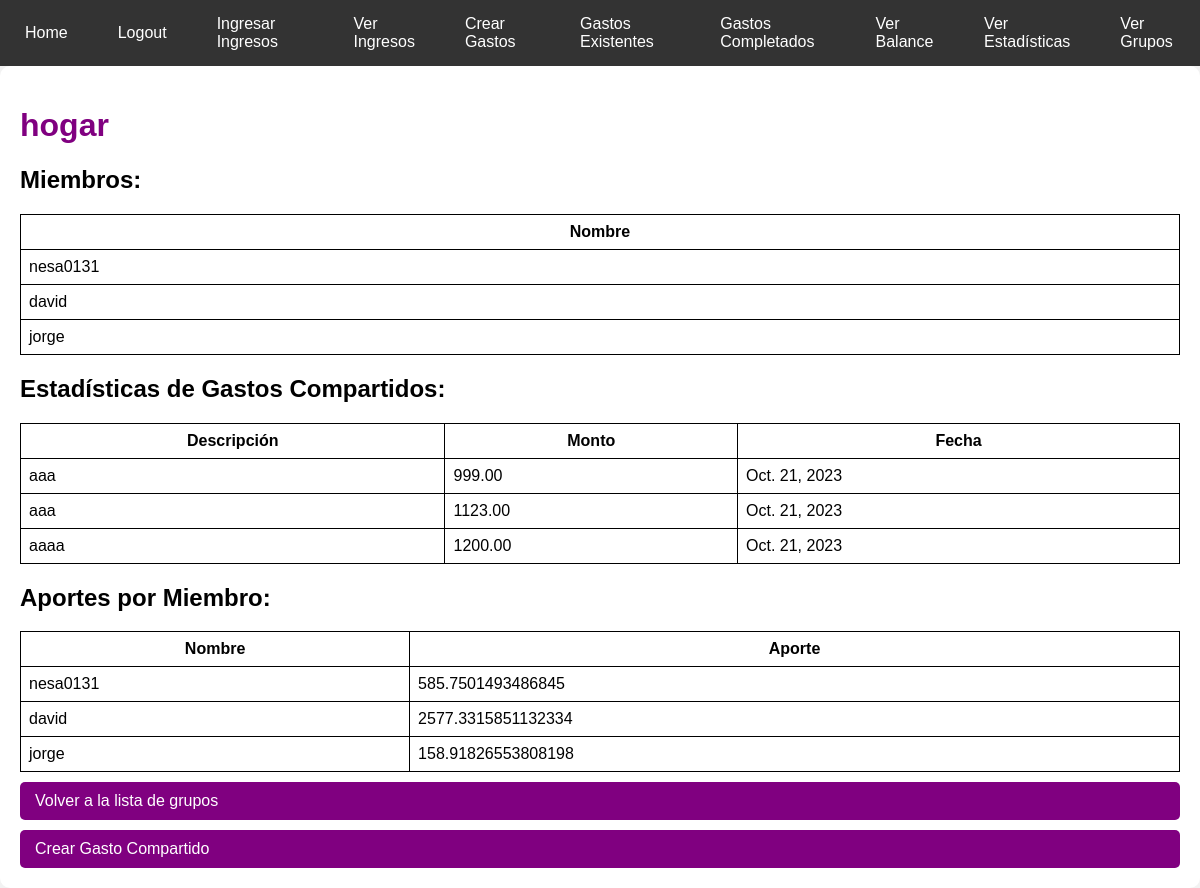
The page /grupo/1/ (signed in) on the database its author committed.
### tasks/models.py (models this page shows, shortened)
class Grupo(models.Model):
    nombre = models.CharField(max_length=100)
    descripcion = models.TextField()
    creador = models.ForeignKey(User, on_delete=models.CASCADE)
    miembros = models.ManyToManyField(User, related_name='grupos_miembro')

class GastoCompartido(models.Model):
    grupo = models.ForeignKey(Grupo, on_delete=models.CASCADE)
    monto = models.DecimalField(max_digits=10, decimal_places=2)
    descripcion = models.TextField()
    fecha = models.DateField()

### tasks/views.py (the view)
# urls.py: path('grupo/<int:grupo_id>/', views.ver_grupo, name='ver_grupo'),
@login_required
def ver_grupo(request, grupo_id):
    grupo = Grupo.objects.get(pk=grupo_id)
    miembros = grupo.miembros.all()
    gastos = GastoCompartido.objects.filter(grupo=grupo)
    total_ingresos = float(miembros.aggregate(Sum('ingresaringresos__Cantidad'))['ingresaringresos__Cantidad__sum'] or 0.0)
    total_monto_gastos = float(gastos.aggregate(Sum('monto'))['monto__sum'] or 0.0)
    aportes = {}
    for miembro in miembros:
        ingresos_miembro = float(miembro.ingresaringresos_set.aggregate(Sum('Cantidad'))['Cantidad__sum'] or 0.0)
        if ingresos_miembro:
            aporte_individual = (ingresos_miembro / total_ingresos) * total_monto_gastos
            aportes[miembro.username] = aporte_individual
    return render(request, 'ver_grupo.html', {'grupo': grupo, 'miembros': miembros, 'aportes': aportes, 'gastos': gastos})

### tasks/templates/ver_grupo.html
{% extends 'base.html' %}
{% block content %}
    <div style="background-color: #fff; color: #000; padding: 20px; border-radius: 10px;">
        <h1 style="color: #800080;">{{ grupo.nombre }}</h1>
        <h2>Miembros:</h2>
        <table style="color: #000; border-collapse: collapse; width: 100%;">
            <tr>
                <th style="border: 1px solid #000; padding: 8px;">Nombre</th>
            </tr>
            {% for miembro in miembros %}
                <tr>
                    <td style="border: 1px solid #000; padding: 8px;">{{ miembro.username }}</td>
                </tr>
            {% endfor %}
        </table>
        <h2>Estadísticas de Gastos Compartidos:</h2>
        <table style="color: #000; border-collapse: collapse; width: 100%;">
            <tr>
                <th style="border: 1px solid #000; padding: 8px;">Descripción</th>
                <th style="border: 1px solid #000; padding: 8px;">Monto</th>
                <th style="border: 1px solid #000; padding: 8px;">Fecha</th>
            </tr>
            {% for gasto in gastos %}
                <tr>
                    <td style="border: 1px solid #000; padding: 8px;">{{ gasto.descripcion }}</td>
                    <td style="border: 1px solid #000; padding: 8px;">{{ gasto.monto }}</td>
                    <td style="border: 1px solid #000; padding: 8px;">{{ gasto.fecha }}</td>
                </tr>
            {% endfor %}
        </table>
        <h2>Aportes por Miembro:</h2>
        <table style="color: #000; border-collapse: collapse; width: 100%;">
            <tr>
                <th style="border: 1px solid #000; padding: 8px;">Nombre</th>
                <th style="border: 1px solid #000; padding: 8px;">Aporte</th>
            </tr>
            {% for miembro, aporte in aportes.items %}
                <tr>
                    <td style="border: 1px solid #000; padding: 8px;">{{ miembro }}</td>
                    <td style="border: 1px solid #000; padding: 8px;">{{ aporte|default:"No se ha calculado el aporte" }}</td>
                </tr>
            {% endfor %}
        </table>
        <a href="{% url 'lista_grupos' %}" style="background-color: #800080; color: #fff; text-decoration: none; padding: 10px 15px; border-radius: 5px; margin-top: 10px;">Volver a la lista de grupos</a>
        <a href="{% url 'crear_gasto_compartido' grupo.id %}" style="background-color: #800080; color: #fff; text-decoration: none; padding: 10px 15px; border-radius: 5px; margin-top: 10px;">Crear Gasto Compartido</a>
    </div>
{% endblock %}

### tasks/templates/base.html (style rules this page uses)
body { margin: 0; padding: 0; font-family: Arial, sans-serif; background-color: #f2f2f2; }
a { text-decoration: none; color: #fff; padding: 5px 10px; border-radius: 5px; transition: background-color 0.3s, color 0.3s, border-color 0.3s; display: block; }

### rows shown on the page
Grupo: nombre "hogar"
GastoCompartido: descripcion "aaa", monto "999.00", fecha "Oct. 21, 2023"
GastoCompartido: descripcion "aaa", monto "1123.00", fecha "Oct. 21, 2023"
GastoCompartido: descripcion "aaaa", monto "1200.00", fecha "Oct. 21, 2023"

### other values the page prints
{{ miembro.username }} "nesa0131"
{{ miembro.username }} "david"
{{ miembro.username }} "jorge"
{{ miembro }} "nesa0131" "david" "jorge"
{{ aporte|default:"No se ha calculado el aporte" }} "585.7501493486845" "2577.3315851132334" "158.91826553808198"
